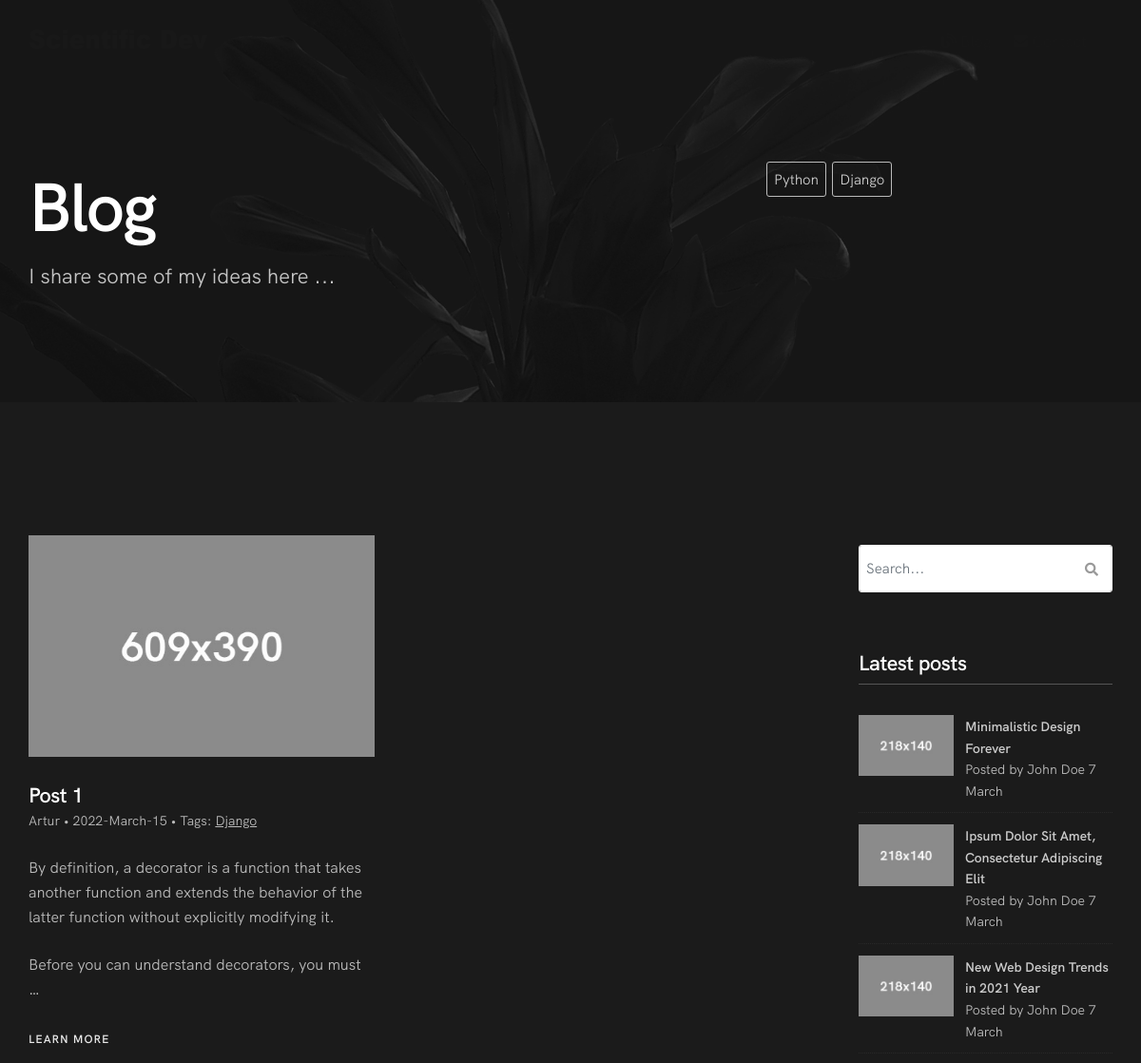
/blog/?page=2 (upper part), run on an earlier commit of the app's database.
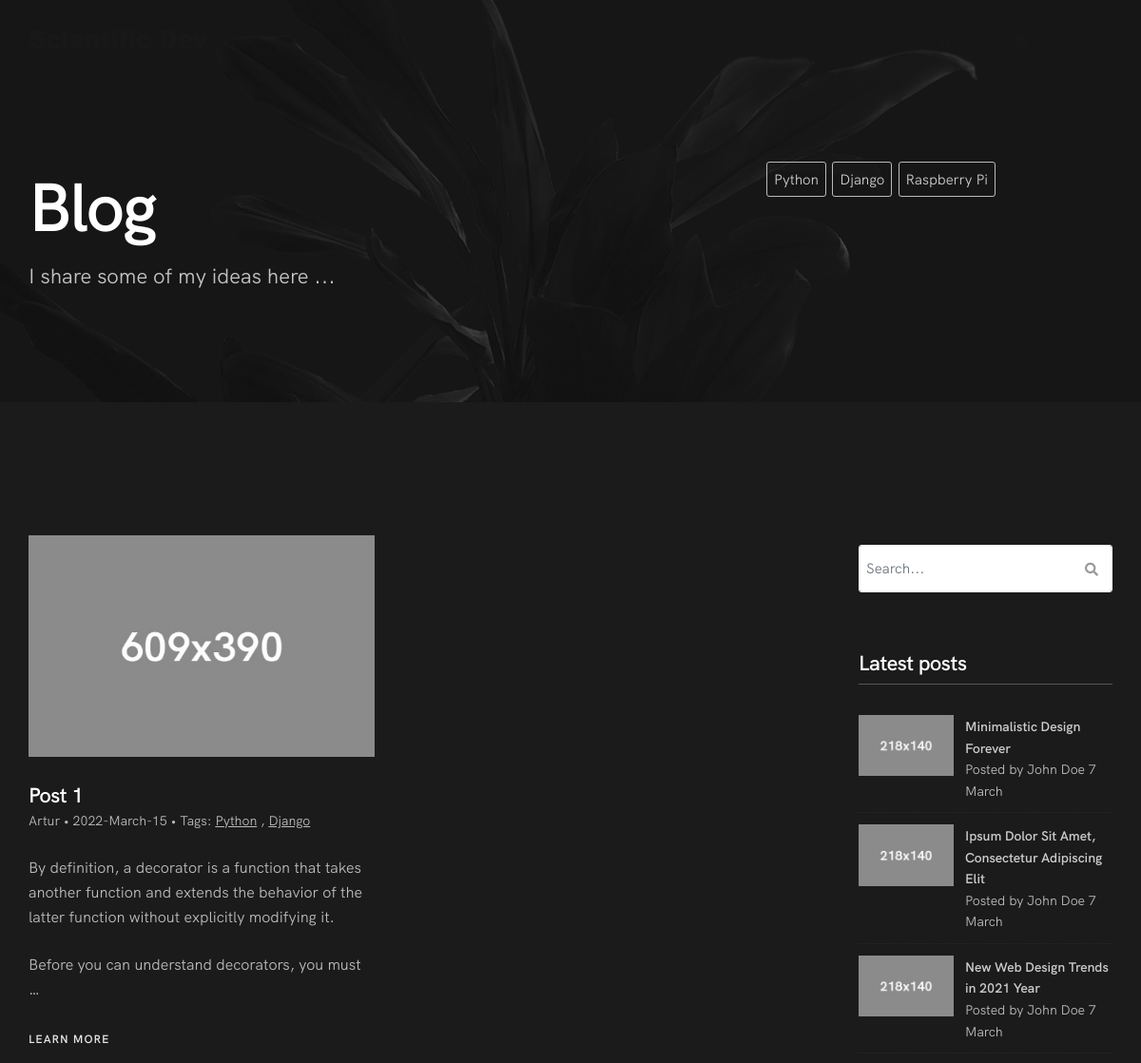
And on a later commit of the database.
### blog/models.py (models this page shows, shortened)
class Post(models.Model):
    STATUS_CHOICES = (
        ('draft', 'Draft'),
        ('published', 'Published'),
    )
    title = models.CharField(max_length=250)
    slug = models.SlugField(max_length=250,
                            unique_for_date='publish')
    author = models.ForeignKey(User,
                               on_delete=models.CASCADE,
                               related_name='blog_posts')
    body = HTMLField('Content')
    photo = models.ImageField(upload_to='blog',
                              default='')
    publish = models.DateTimeField(default=timezone.now)
    created = models.DateTimeField(auto_now_add=True)
    updated = models.DateTimeField(auto_now=True)
    status = models.CharField(max_length=10,
                              choices=STATUS_CHOICES,
                              default='draft')
    objects = models.Manager()      # The default manager
    published = PublishedManager()  # Custom manager
    drafted = DraftedManager()      # Custom manager
    tags = TaggableManager()
    class Meta:
        ordering = ('-publish',)
    def get_absolute_url(self):
        return reverse('blog:post_detail',
                       args=[self.publish.year,
                             self.publish.month,
                             self.publish.day, self.slug])

### blog/views.py (the view)
# urls.py: path('', views.post_list, name='post_list'),
def post_list(request, tag_slug=None):
    object_list = Post.published.all()
    tag = None
    all_tags = Tag.objects.all()
    if tag_slug:
        tag = get_object_or_404(Tag, slug=tag_slug)
        object_list = object_list.filter(tags__in=[tag])
    paginator = Paginator(object_list, 3)  # 3 posts in each page
    page = request.GET.get('page')
    try:
        posts = paginator.page(page)
    except PageNotAnInteger:
        posts = paginator.page(1)
    except EmptyPage:
        posts = paginator.page(paginator.num_pages)
    return render(request,
                  'blog/list.html',
                  {'page': page,
                   'posts': posts,
                   'all_tags': all_tags,
                   'tag': tag})

### blog/models.py (called while the page is built)
    def get_queryset(self):
        return super().get_queryset().filter(status='published')

### templates/blog/list.html (shortened to what the changed rows need)
{%  extends 'base.html' %}
{%  load static %}
{%  block content %}
    <main id="main">
                <section class="small-section bg-dark-alfa-50 bg-scroll light-content" data-background="{%  static 'images/full-width-images/section-bg-19.jpg' %}" id="home">
                    <div class="container relative pt-70">
                        <div class="row">
                            <div class="col-md-8">
                                <div class="wow fadeInUpShort" data-wow-delay=".1s">
                                    <h1 class="hs-line-7 mb-20 mb-xs-10">Blog</h1>
                                </div>
                            </div>
                            <div class="col-md-4">
                                <div class="widget">
                                    <div class="widget-body">
                                        <div class="tags">
                                            {% for tag in all_tags %}
                                                <a href="{% url 'blog:post_list_by_tag' tag.slug %}">
                                                    {{ tag.name }}
                                                </a>
                                            {% endfor %}
                                        </div>
                                    </div>
                                </div>
                            </div>
                        </div>
                    </div>
                </section>
                <section class="page-section bg-dark light-content">
                    <div class="container relative">
                        <div class="row">
                            <div class="col-md-8 mb-sm-80">
                                <div class="row">
                                    {% for post in posts %}
                                        <div class="col-sm-6 mb-60 mb-xs-40">
                                        <div class="post-prev-img">
                                            <a href="{{ post.get_absolute_url }}" tabindex="-1"><img src="{{ post.photo.url }}" alt="" class="wow scaleOutIn" data-wow-duration="1.2s" /></a>
                                        </div>
                                        <div class="post-prev-title">
                                            <a href="{{ post.get_absolute_url }}">{{ post.title }}</a>
                                        </div>
                                        <div class="post-prev-info">
                                            {{ post.author.first_name }} •
                                            {{ post.created|date:'Y-N-d' }} •
                                            Tags:
                                            {% for tag in post.tags.all %}
                                                <a href="{% url 'blog:post_list_by_tag' tag.slug %}">
                                                    <u>{{ tag.name }}</u>
                                                </a>
                                                {% if not forloop.last %}, {% endif %}
                                            {% endfor %}
                                        </div>
                                        <div class="post-prev-text">
                                            {{  post.body|safe|truncatewords:30|linebreaks }}
                                        </div>
                                        <div class="post-prev-more">
                                            <a href="{{ post.get_absolute_url }}" class="text-link" tabindex="-1">Learn More</a>
                                        </div>
                                    </div>
                                    {%  endfor %}
                                </div>
                            </div>
                        </div>
                    </div>
                </section>
            </main>
{%  endblock content %}

What changed in the data, as far as the page shows it:
added Tag: name "Raspberry Pi", shown under "Blog"
changed Post "Post 1": gains Tag (name "Python")
